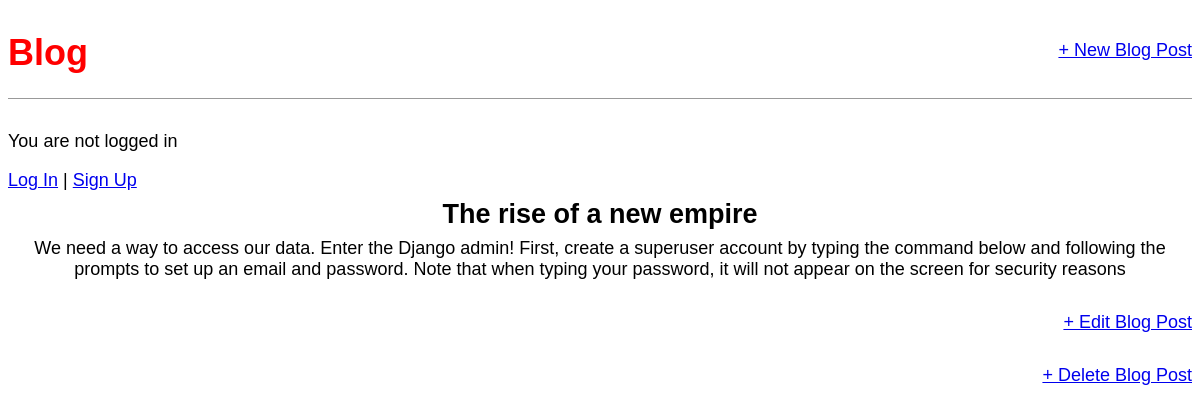
The app's page /post/3/, older data.
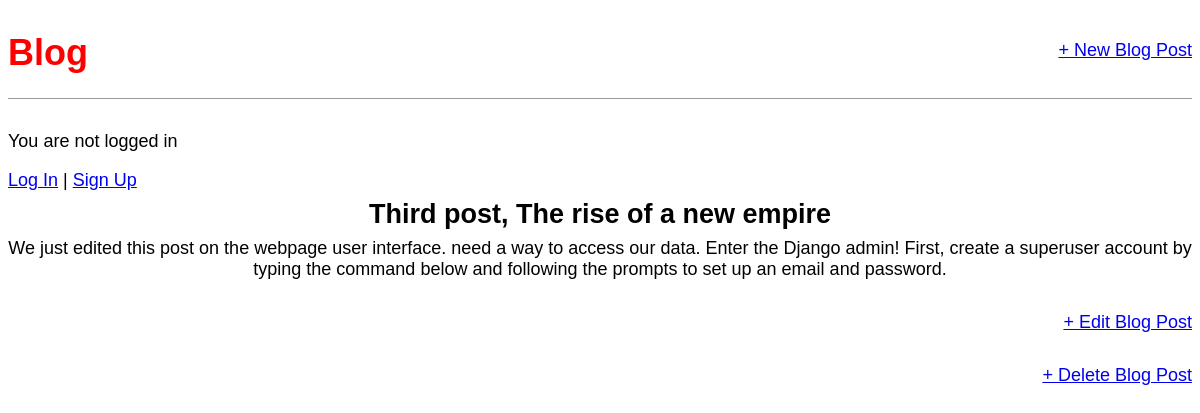
The same page, newer data.
### blog/models.py (models this page shows, shortened)
class Post(models.Model):
    title = models.CharField(max_length=200)
    author = models.ForeignKey(
        "auth.User",
        on_delete=models.CASCADE,
    )
    body = models.TextField()

### blog/views.py (the view)
# urls.py: path("post/<int:pk>/", BlogDetailView.as_view(), name="post_detail"),
class BlogDetailView(DetailView):
    model = Post
    template_name = "post_detail.html"

### templates/post_detail.html (shortened to what this page needs)
{% extends "base.html" %}
{% block body %}
<div class="post-detail">
    <h2>{{ post.title }}</h2>
    <p>{{ post.body }}</p>
    <div class="post-edit">
        <a href="{% url 'post_edit'  post.pk %}">+ Edit Blog Post</a>
    </div>
    <div class="post-delete">
        <a href="{% url 'post_delete'  post.pk %}">+ Delete Blog Post</a>
    </div>
</div>
{% endblock body %}

Row changes from the older to the newer data that the page shows:
changed Post: title "The rise of a new empire" → "Third post, The rise of a new empire"; body "We need a way to access our data. Enter the Django admin! First, create a superuser account by typing the command below and following the prompts to set up an email and password. Note that when typing your password, it will not appear on the screen for security reasons" → "We just edited this post on the webpage user interface. need a way to access our data. Enter the Django admin! First, create a superuser account by typing the command below and following the prompts to set up an email and password."
